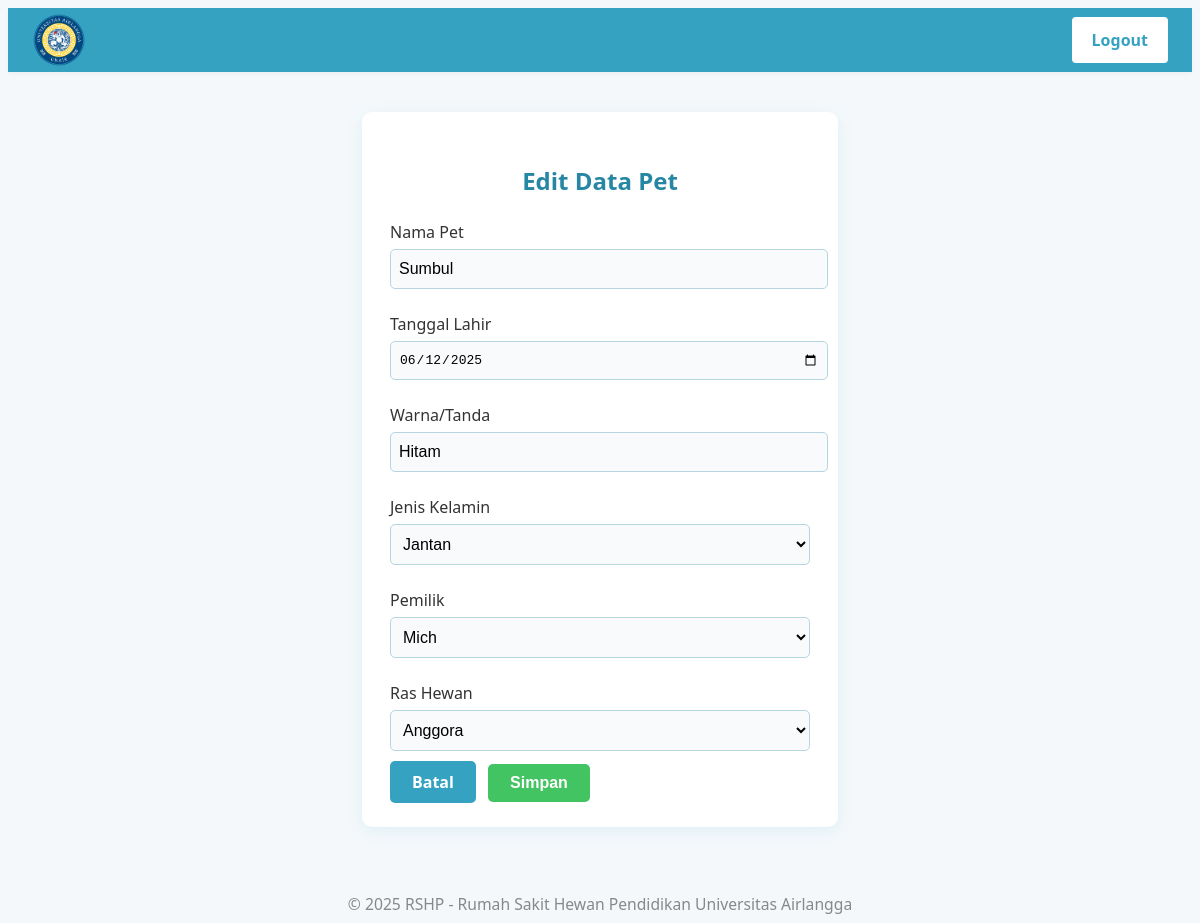
Screenshot of /roles/medis/pemeriksaan/EditPetView.php?idpet=11 with the database file from the repository.
### tables this page shows
CREATE TABLE `pet` (
  `idpet` int NOT NULL,
  `nama` varchar(100) DEFAULT NULL,
  `tanggal_lahir` date DEFAULT NULL,
  `warna_tanda` varchar(45) DEFAULT NULL,
  `jenis_kelamin` char(1) DEFAULT NULL,
  `idpemilik` int NOT NULL,
  `idras_hewan` int NOT NULL
);

CREATE TABLE `pemilik` (
  `idpemilik` int NOT NULL,
  `no_wa` varchar(45) DEFAULT NULL,
  `alamat` varchar(100) DEFAULT NULL,
  `iduser` bigint NOT NULL
);

CREATE TABLE `user` (
  `iduser` bigint NOT NULL,
  `nama` varchar(500) NOT NULL,
  `email` varchar(200) NOT NULL,
  `password` varchar(300) NOT NULL
);

CREATE TABLE `ras_hewan` (
  `idras_hewan` int NOT NULL,
  `nama_ras` varchar(100) DEFAULT NULL,
  `idjenis_hewan` int NOT NULL
);

### controllers/PetController.php (called while the page is built, shortened)
<?php
require_once __DIR__ . '/../models/Pet.php';
class PetController
{
    public function __construct()
    {
        $this->model = new Pet();
        $this->petList = $this->model->getAll();
    }
    public function getById($idpet)
    {
        return Pet::getById($idpet);
    }
}

### databases/koneksi.php (called while the page is built, shortened)
<?php
class Database {
	private $host;
	private $user;
	private $pass;
	private $db;
	private $conn;
	public function __construct(
		$host = 'localhost',
		$user = 'root',
		$pass = '',
		$db   = 'kuliah_wf_2025'
	) {
		$this->host = $host;
		$this->user = $user;
		$this->pass = $pass;
		$this->db   = $db;
	}
	private function connect() {
		$this->conn = new mysqli($this->host, $this->user, $this->pass, $this->db);
	}
	public function select($query, $params = [], $types = '') {
		$stmt = $this->conn->prepare($query);
		if ($params && $types) {
			$stmt->bind_param($types, ...$params);
		}
		$stmt->execute();
		$result = $stmt->get_result();
		$data = $result ? $result->fetch_all(MYSQLI_ASSOC) : [];
		return $data;
	}
	public function closeConnection() {
		if ($this->conn) {
			$this->conn = null;
		}
	}
}
?>

### models/Pet.php (called while the page is built, shortened)
<?php
require_once __DIR__ . '/../databases/koneksi.php';
class Pet
{
    public static function getAll()
    {
        $db = new Database();
        $sql = "SELECT * FROM pet";
        return $db->select($sql);
    }
    public static function getById($idpet)
    {
        $db = new Database();
        $sql = "SELECT * FROM pet WHERE idpet = ?";
        $result = $db->select($sql, [$idpet], 'i');
        return $result ? $result[0] : null;
    }
}

### controllers/PemilikController.php (called while the page is built, shortened)
<?php
class PemilikController {
    public function __construct() {
        $this->loadAll();
    }
    public function loadAll() {
        $db = new Database();
        $sql = "SELECT p.idpemilik, u.nama, u.email, p.no_wa, p.alamat FROM pemilik p JOIN user u ON p.iduser = u.iduser";
        $result = $db->select($sql);
    }
}

### models/rasHewan.php (called while the page is built, shortened)
<?php
class rasHewan {
    private $db;
    public function __construct() {
        $this->db = new Database();
    }
    public function get_all($idjenis_hewan = null) {
        if ($idjenis_hewan) {
            $sql = "SELECT * FROM ras_hewan WHERE idjenis_hewan = ?";
            return $this->db->select($sql, [$idjenis_hewan], 'i');
        } else {
            $sql = "SELECT * FROM ras_hewan";
            return $this->db->select($sql);
        }
    }
}

### roles/medis/pemeriksaan/EditPetView.php (the view, shortened to what this page needs)
<?php
require_once __DIR__ . '/../../../controllers/PetController.php';
require_once __DIR__ . '/../../../models/rasHewan.php';
require_once __DIR__ . '/../../../controllers/PemilikController.php';
$idpet = isset($_GET['idpet']) ? $_GET['idpet'] : null;
$petController = new PetController();
$rasModel = new rasHewan();
$pemilikController = new PemilikController();
$pet = $petController->getById($idpet);
?>
<!DOCTYPE html>
<html lang="id">
<head>
	</head>
	<link rel="stylesheet" href="../../../assets/css/tambah_pet.css?v=<?php echo time(); ?>">
</head>
<body>
	<?php include('../../../views/partials/menu.php'); ?>
	<div class="tambah-pet-container">
		<h2>Edit Data Pet</h2>
		<form method="post" class="form-edit-pet">
			<label>Nama Pet</label>
			<input type="text" name="nama" value="<?php echo htmlspecialchars($pet['nama']); ?>" required>
			<label>Tanggal Lahir</label>
			<input type="date" name="tanggal_lahir" value="<?php echo htmlspecialchars($pet['tanggal_lahir']); ?>" required>
			<label>Warna/Tanda</label>
			<input type="text" name="warna_tanda" value="<?php echo htmlspecialchars($pet['warna_tanda']); ?>" required>
			<label>Jenis Kelamin</label>
			<select name="jenis_kelamin" required>
				<option value="J" <?php if($pet['jenis_kelamin']==='Jantan') echo 'selected'; ?>>Jantan</option>
			</select>
			<label>Pemilik</label>
			<select name="idpemilik" required>
				<?php foreach ($pemilikController->pemilikList as $pemilik): ?>
					<option value="<?php echo $pemilik['idpemilik']; ?>" <?php if($pet['idpemilik']==$pemilik['idpemilik']) echo 'selected'; ?>><?php echo htmlspecialchars($pemilik['nama']); ?></option>
				<?php endforeach; ?>
			</select>
			<label>Ras Hewan</label>
			<select name="idras_hewan" required>
				<?php foreach ($rasModel->get_all() as $ras): ?>
					<option value="<?php echo $ras['idras_hewan']; ?>" <?php if($pet['idras_hewan']==$ras['idras_hewan']) echo 'selected'; ?>><?php echo htmlspecialchars($ras['nama_ras']); ?></option>
				<?php endforeach; ?>
			</select>
			<a href="PetView.php" class="back-link">Batal</a>
			<button type="submit" class="btn-simpan">Simpan</button>
		</form>
	</div>
	<?php include('../../../views/partials/footer.php'); ?>
</body>
</html>

### assets/css/tambah_pet.css (style rules this page uses)
.btn-simpan { background: #43c463 !important; color: #fff !important; font-weight: bold; border: none; border-radius: 5px; padding: 10px 22px; margin-right: 8px; font-size: 1em; cursor: pointer; transition: background 0.2s; text-decoration: none; }
body { background: #f4f8fb; font-family: 'Segoe UI', Arial, sans-serif; }
.tambah-pet-container { background: #fff; max-width: 420px; margin: 40px auto 0 auto; padding: 32px 28px 24px 28px; border-radius: 10px; box-shadow: 0 4px 16px rgba(54, 162, 194, 0.10); }
.tambah-pet-container h2 { color: #2587a3; text-align: center; margin-bottom: 24px; }
.tambah-pet-container label { font-weight: 500; color: #333; display: block; margin-bottom: 6px; margin-top: 14px; }
.tambah-pet-container input[type="text"], .tambah-pet-container input[type="date"], .tambah-pet-container select, .tambah-pet-container textarea { width: 100%; padding: 10px 8px; margin-bottom: 10px; border-radius: 5px; border: 1px solid #b5d6e0; font-size: 1em; background: #f8fafc; }
.tambah-pet-container button { display: inline-block; background: #4CAF50; color: #fff; font-weight: bold; border: none; border-radius: 5px; padding: 10px 22px; margin-right: 8px; font-size: 1em; cursor: pointer; transition: background 0.2s; text-decoration: none; }
.tambah-pet-container .back-link { display: inline-block; background: #36a2c2; color: #fff; font-weight: bold; border: none; border-radius: 5px; padding: 10px 22px; margin-right: 8px; font-size: 1em; cursor: pointer; transition: background 0.2s; text-decoration: none; }

### rows the page displays
pet: nama "Sumbul", tanggal_lahir "06/12/2025", warna_tanda "Hitam", idpemilik "Mich", idras_hewan "Anggora"
